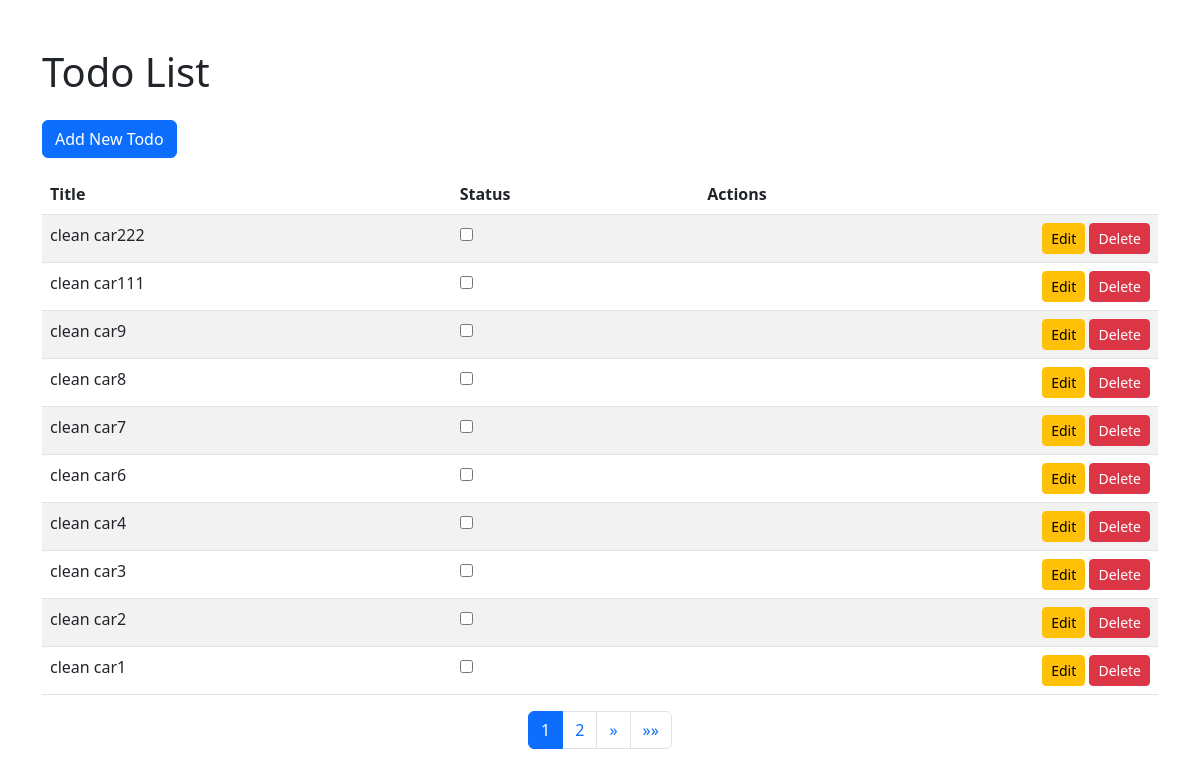
The page / on the database its author committed.
### todo_list/models.py (models this page shows)
class Todo(models.Model):
    id = models.IntegerField(primary_key=True)
    title = models.TextField(max_length=50, blank=False, null=False)
    status = models.BooleanField(default=False)
    created_at = models.DateTimeField(auto_now_add=True)

### todo_list/views.py (the view)
# urls.py: path('', views.list_todos, name='home'),
def list_todos(request: HttpRequest) -> HttpResponse:
    todos = Todo.objects.all().filter(status=False).order_by('-created_at')
    paginator = Paginator(todos, 10)
    page_number = request.GET.get('page', 1)
    page_obj = paginator.get_page(page_number)
    return render(request, 'todo/home.html', context={'page_obj': page_obj})

### todo_list/templates/todo/home.html (shortened to what this page needs)
<!DOCTYPE html>
<html lang="en">
<head>
    <link rel="stylesheet" href="https://cdn.jsdelivr.net/npm/bootstrap@5.3.0/dist/css/bootstrap.min.css">
</head>
<body>
    <div class="container mt-5">
        <div class="row">
            <div class="col-12">
                <h1 class="mb-4">Todo List</h1>
                <a href="{% url 'todo_list:create' %}" class="btn btn-primary mb-3">Add New Todo</a>
                <div class="table-responsive">
                    <table class="table table-striped table-hover">
                        <thead>
                            <tr>
                                <th>Title</th>
                                <th>Status</th>
                                <th>Actions</th>
                            </tr>
                        </thead>
                        <tbody>
                            {% for todo in page_obj %}
                            <tr>
                                <td>{{ todo.title }}</td>
                                <td>
                                    <form method="POST" action="{% url 'todo_list:toggle_status' todo.id %}">
                                        <input type="checkbox" name="status" {% if todo.status %}checked{% endif %}
                                            onChange="this.form.submit()">
                                    </form>
                                </td>
                                <td class="text-end">
                                    <a href="{% url 'todo_list:update' todo.id %}" class="btn btn-sm btn-warning">Edit</a>
                                    <a href="{% url 'todo_list:delete' todo.id %}" class="btn btn-sm btn-danger">Delete</a>
                                </td>
                            </tr>
                            {% empty %}
                            <tr>
                                <td colspan="3" class="text-center">No todos found.</td>
                            </tr>
                            {% endfor %}
                        </tbody>
                    </table>
                </div>
                <nav aria-label="Page navigation">
                    <ul class="pagination justify-content-center">
                        {% for num in page_obj.paginator.page_range %}
                        {% if page_obj.number == num %}
                        <li class="page-item active"><span class="page-link">{{ num }}</span></li>
                        {% elif num > page_obj.number|add:'-3' and num < page_obj.number|add:'3' %}
                        <li class="page-item"><a class="page-link" href="?page={{ num }}">{{ num }}</a></li>
                        {% endif %}
                        {% endfor %}
                        {% if page_obj.has_next %}
                        <li class="page-item">
                            <a class="page-link" href="?page={{ page_obj.next_page_number }}" aria-label="Next">
                                <span aria-hidden="true">&raquo;</span>
                            </a>
                        </li>
                        <li class="page-item">
                            <a class="page-link" href="?page={{ page_obj.paginator.num_pages }}" aria-label="Last">
                                <span aria-hidden="true">&raquo;&raquo;</span>
                            </a>
                        </li>
                        {% endif %}
                    </ul>
                </nav>
            </div>
        </div>
    </div>
</body>
</html>

### rows shown on the page
Todo: title "clean car222"
Todo: title "clean car111"
Todo: title "clean car9"
Todo: title "clean car8"
Todo: title "clean car7"
Todo: title "clean car6"
Todo: title "clean car4"
Todo: title "clean car3"
Todo: title "clean car2"
Todo: title "clean car1"

### other values the page prints
{{ num }} "1"
{{ num }} "2"
